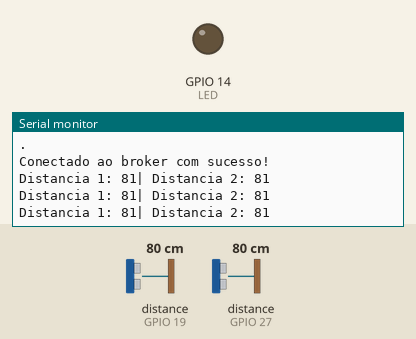
Simulated run of this sketch. Board: ESP32. Shown: output pins drawn as LEDs (lit = HIGH), the last lines printed to the serial monitor. Wiring (inferred from the names in the program): 2 × ultrasonic range finder: trigger GPIO 18, echo GPIO 19 / trigger GPIO 26, echo GPIO 27. Inputs (shaded band) come from the test bench; at power-on: distance to the obstacle (sensors on GPIO 19, GPIO 27) 80 cm. The echo pulse lasts 58.3 µs per cm; WiFi joins after 1.5 s; servers stay silent unless stated; random numbers use the default seed unless the sketch sets one; no MQTT or app messages arrive unless stated; pins used as bus, display or sensor lines are not drawn.

Above: at 3.0 s.
3.1 s: distance to the obstacle (sensor on GPIO 19) set to 12 cm
At 3.8 s:
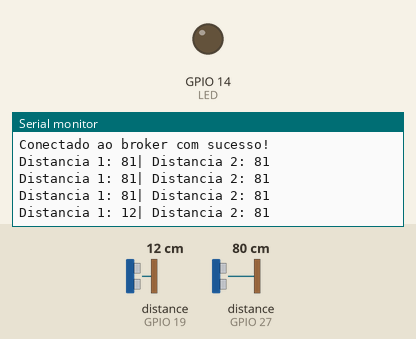
4.6 s: distance to the obstacle (sensor on GPIO 19) set to 9 cm
At 5.3 s:
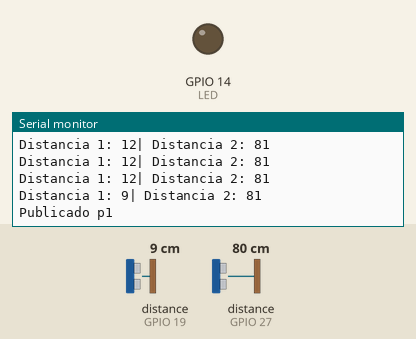
Timing chart, 0 to 7.6 s (numbered marks = the images above; inputs shaded):
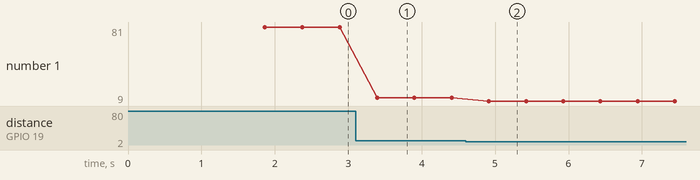

The sketch:

S2.ino
```cpp
#include <WiFiClientSecure.h>
#include <WiFi.h>
#include <PubSubClient.h>

WiFiClientSecure client;
PubSubClient mqtt(client);

const String SSID = "FIESC_IOT_EDU";
const String PASS = "8120gv08";

const int PORT = 8883;
const String URL = "e6607d8d5fec40a9974cfc1552a13e2f.s1.eu.hivemq.cloud";

const String broker_user = "lucas_s2";
const String broker_pass = "ED6p<kLo>49:bZ&Fh2Kd";

const String p1 = "Presenca1";
const String p2 = "Presenca2";
const String ilum = "ilum";

const int presenca1_ECHO = 19;
const int presenca1_TRIGG = 18;
const int presenca2_ECHO = 27;
const int presenca2_TRIGG = 26;


const int LED = 14;


void callback(char* topic, byte* payload, unsigned int length) {
  String mensagem = "";

  for (int i = 0; i < length; i++) {
    mensagem += (char)payload[i];
  }

  if (strcmp(topic, ilum.c_str()) == 0) {
    if (mensagem == "Iluminação Baixa!") {
      digitalWrite(LED, HIGH);
    } else if (mensagem == "Iluminação Adequada!") {
      digitalWrite(LED, LOW);
    } else {
      Serial.print("Erro: ");
      Serial.println(mensagem);
    }
  }
}

// Mede distância presença 1
long lerDistanciap1() {
  digitalWrite(presenca1_TRIGG, LOW);
  delayMicroseconds(2);
  digitalWrite(presenca1_TRIGG, HIGH);
  delayMicroseconds(10);
  digitalWrite(presenca1_TRIGG, LOW);

  long duracao = pulseIn(presenca1_ECHO, HIGH);
  long distanciap1 = duracao * 349.24 / 2 / 10000;

  return distanciap1;
}

// Mede distância presença 2
long lerDistanciap2() {
  digitalWrite(presenca2_TRIGG, LOW);
  delayMicroseconds(2);
  digitalWrite(presenca2_TRIGG, HIGH);
  delayMicroseconds(10);
  digitalWrite(presenca2_TRIGG, LOW);

  long duracao = pulseIn(presenca2_ECHO, HIGH);
  long distanciap2 = duracao * 349.24 / 2 / 10000;

  return distanciap2;
}

void setup() {
  Serial.begin(115200);


  pinMode(presenca1_TRIGG, OUTPUT);
  pinMode(presenca1_ECHO, INPUT);
  pinMode(presenca2_TRIGG, OUTPUT);
  pinMode(presenca2_ECHO, INPUT);
  pinMode(LED, OUTPUT);

  // Conecta WiFi
  Serial.println("Conectando ao WiFi");
  WiFi.begin(SSID, PASS);

  while (WiFi.status() != WL_CONNECTED) {
    Serial.print(".");
    delay(200);
  }

  Serial.println("\nConectado!");
  Serial.println("IP:");
  Serial.print(WiFi.localIP());

  // Configura MQTT
  client.setInsecure();
  Serial.println("\nConectando ao broker");
  mqtt.setServer(URL.c_str(), PORT);

  while (!mqtt.connected()) {
    String ID = "S2-";
    ID += String(random(0xffff), HEX);
    mqtt.connect(ID.c_str(), broker_user.c_str(), broker_pass.c_str());
    delay(200);
    Serial.print(".");
  }

  mqtt.subscribe(p1.c_str());
  mqtt.subscribe(p2.c_str());
  mqtt.unsubscribe("#");
  mqtt.subscribe(ilum.c_str());
  mqtt.setCallback(callback);

  Serial.println("\nConectado ao broker com sucesso!");
}

void loop() {
  // Verifica WiFi
  if (WiFi.status() != WL_CONNECTED) {
    Serial.println("Conectando ao WiFi");
    WiFi.begin(SSID, PASS);

    while (WiFi.status() != WL_CONNECTED) {
      Serial.print(".");
      delay(200);
    }

    Serial.println("\nConectado!");
    Serial.println("IP:");
    Serial.print(WiFi.localIP());
  }

  // Lê sensores
  long distanciap1 = lerDistanciap1();
  long distanciap2 = lerDistanciap2();

  Serial.printf("Distancia 1: %d| Distancia 2: %d\n", distanciap1, distanciap2);

  // Publica se detectou presença
  if (distanciap1 <= 10) {
    Serial.println("Publicado p1");
    mqtt.publish(p1.c_str(), "p1_Estado_01");
  }

  if (distanciap2 <= 10) {
    Serial.println("Publicado p2");
    mqtt.publish(p2.c_str(), "p2_Estado_01");
  }

  mqtt.loop();
  delay(500);
}
```

Measured:
- the behaviour switches between 11 and 10 cm on distance to the obstacle (sensor on GPIO 19) (found by bisection; images 1 and 2)
- after the input at 3.1 s, the serial monitor: prints a new line after 0.29 s (image 1)
- after the input at 4.6 s, the serial monitor: prints a new line after 0.31 s (image 2)
- plotted number 1: 81 → 12 after the input at 3.1 s, 12 → 9 after the input at 4.6 s
